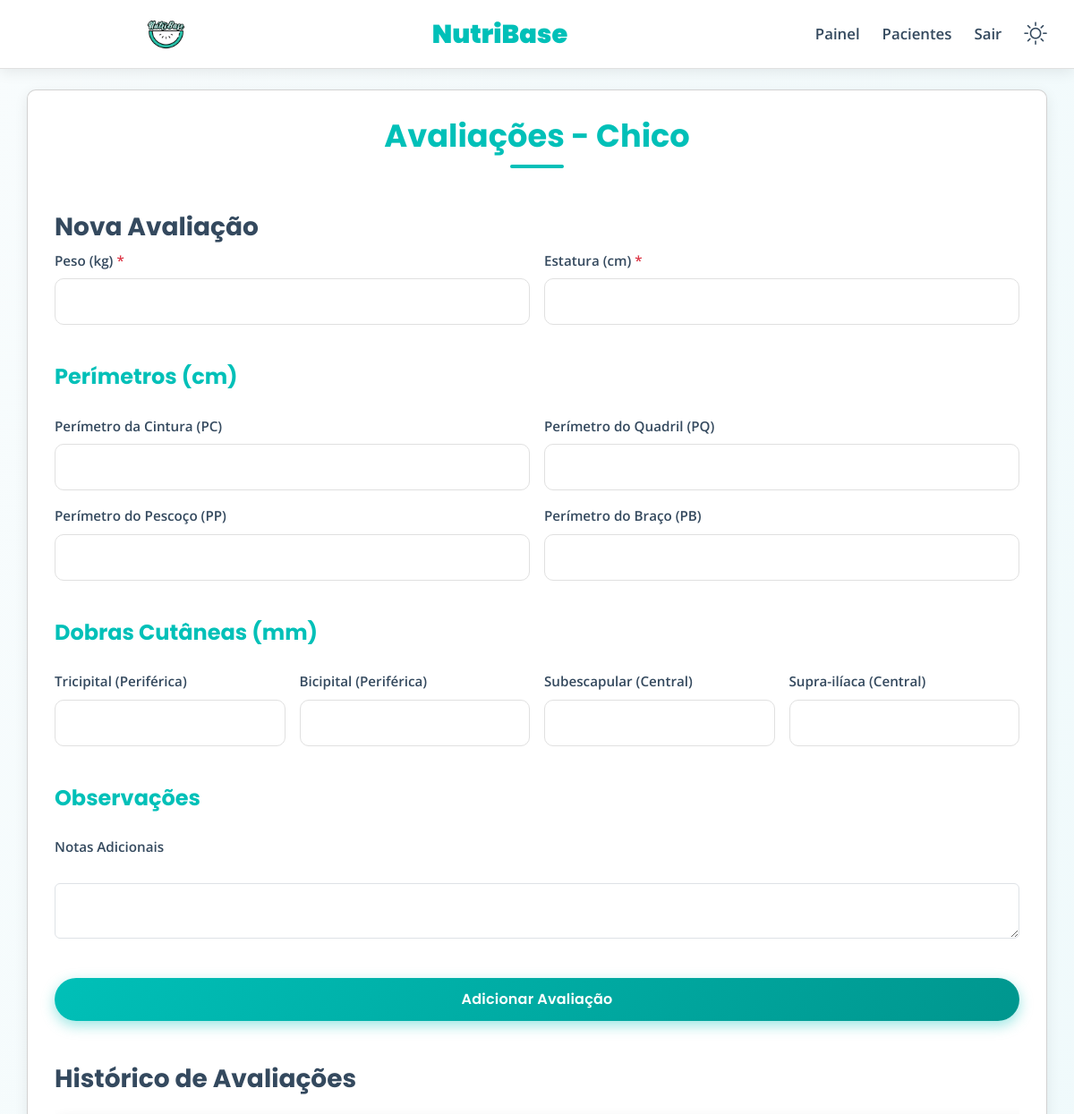
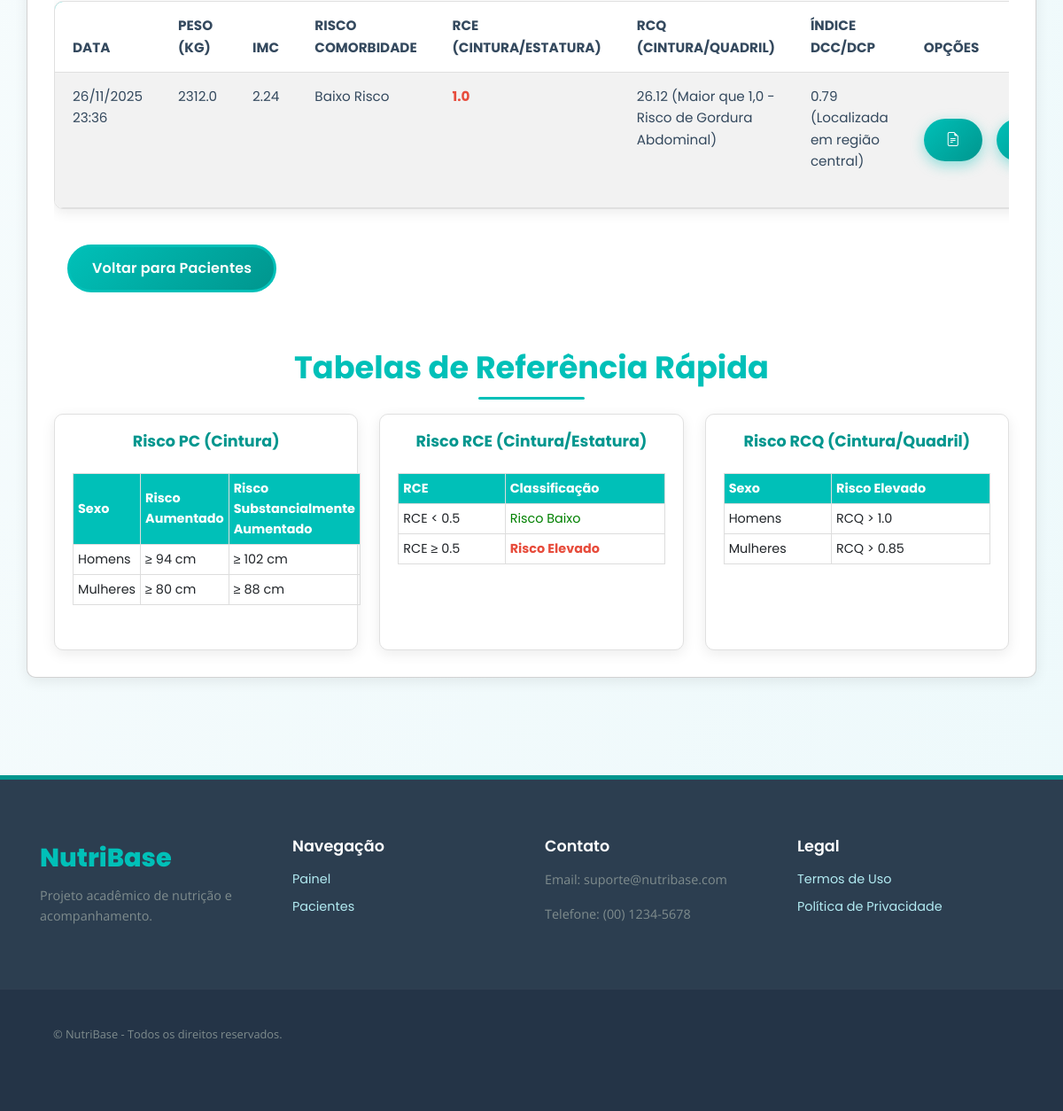
Page /avaliacoes/1 (signed in) on the committed database (2 pictures, top to bottom).
### models/paciente.py (models this page shows)
class Paciente(db.Model):
    __tablename__ = 'paciente'
    id = db.Column(db.Integer, primary_key=True)
    nome = db.Column(db.String(150), nullable=False)
    data_nascimento = db.Column(db.String(20))
    sexo = db.Column(db.String(10))
    contato = db.Column(db.String(120))
    objetivo = db.Column(db.String(200))
    historico = db.Column(db.Text)
    usuario_id = db.Column(db.Integer, db.ForeignKey('usuario.id'), nullable=False)
    avaliacoes = db.relationship('Avaliacao', backref='paciente', lazy=True)

### models/avaliacao.py (models this page shows, shortened)
class Avaliacao(db.Model):
    __tablename__ = 'avaliacao'
    id = db.Column(db.Integer, primary_key=True)
    data = db.Column(db.DateTime, default=func.now(), nullable=False)
    peso = db.Column(db.Float, nullable=False) # Kg
    altura = db.Column(db.Float, nullable=False) # cm
    perim_cintura = db.Column(db.Float) # PC
    perim_quadril = db.Column(db.Float) # PQ
    perim_pescoco = db.Column(db.Float) # PP
    perim_braco = db.Column(db.Float) # PB
    dc_tricipital = db.Column(db.Float)
    dc_bicipital = db.Column(db.Float)
    dc_subescapular = db.Column(db.Float)
    dc_suprailiaca = db.Column(db.Float)
    observacoes = db.Column(db.Text)
    paciente_id = db.Column(
        db.Integer,
        db.ForeignKey('paciente.id', ondelete='CASCADE'),
        nullable=False
    )
    @property
    def imc(self):
        if self.peso and self.altura:
            altura_m = self.altura / 100.0
            try:
                imc_valor = self.peso / (altura_m ** 2)
                return round(imc_valor, 2)
            except ZeroDivisionError:
                return 0.0
        return 0.0
    @property
    def classificacao_imc_risco(self):
        imc = self.imc
        if imc < 18.5: return "Baixo Risco"
    @property
    def rce(self):
        if self.perim_cintura and self.altura:
            rce_valor = self.perim_cintura / self.altura
            return round(rce_valor, 2)
        return 0.0
    @property
    def rcq(self):
        if self.perim_cintura and self.perim_quadril:
            rcq_valor = self.perim_cintura / self.perim_quadril
            return round(rcq_valor, 2)
        return 0.0
    def classificacao_rcq(self, sexo):
        rcq = self.rcq
        if sexo == 'Feminino':
            return "Maior que 0,85 - Risco de Gordura Abdominal" if rcq > 0.85 else "Risco Baixo"
        if sexo == 'Masculino':
            return "Maior que 1,0 - Risco de Gordura Abdominal" if rcq > 1.0 else "Risco Baixo"
        return "Sexo não definido"
    @property
    def soma_dobras_centrais(self):
        return (self.dc_subescapular or 0) + (self.dc_suprailiaca or 0)
    @property
    def soma_dobras_perifericas(self):
        return (self.dc_tricipital or 0) + (self.dc_bicipital or 0)
    @property
    def idc_dcp_dcc(self):
        if self.soma_dobras_centrais > 0:
            idc = self.soma_dobras_perifericas / self.soma_dobras_centrais
            return round(idc, 2)
        return 0.0
    def classificacao_idc(self):
        idc = self.idc_dcp_dcc
        if idc > 1:
            return "Localizada em região periférica"
        if idc < 1:
            return "Localizada em região central"
        return "Distribuição Balanceada"

### routes/avaliacoes.py (the view)
@avaliacoes_bp.route('/<int:paciente_id>', methods=['GET'])
def listar_avaliacoes(paciente_id):
    if not session.get('user_id'):
        return redirect(url_for('usuarios.login_page'))
    paciente = Paciente.query.get_or_404(paciente_id)
    if paciente.usuario_id != session.get('user_id'):
        flash("Acesso negado.", "error")
        return redirect(url_for('pacientes.listar_pacientes'))
    avaliacoes = Avaliacao.query.filter_by(paciente_id=paciente_id).order_by(Avaliacao.data.desc()).all()
    return render_template('avaliacoes.html', paciente=paciente, avaliacoes=avaliacoes)

### templates/avaliacoes.html (shortened to what this page needs)
{% extends 'base.html' %}
{% block content %}
<div class="card">
    <h2 class="section-title">Avaliações - {{ paciente.nome }}</h2>
    <h3 class="mt-4" style="color: var(--text-color);">Nova Avaliação</h3>
    <form method="post" action="{{ url_for('avaliacoes.nova_avaliacao', paciente_id=paciente.id) }}">
        <div class="row g-3">
            <div class="col-md-6">
                <label for="peso">Peso (kg) <span class="text-danger">*</span></label>
                <input step="0.1" name="peso" type="number" id="peso" class="form-control" required>
            </div>
            <div class="col-md-6">
                <label for="altura">Estatura (cm) <span class="text-danger">*</span></label>
                <input step="0.1" name="altura" type="number" id="altura" class="form-control" required>
            </div>
        </div>
        <h4 class="mt-4 mb-2" style="color: var(--primary-blue);">Perímetros (cm)</h4>
        <div class="row g-3">
            <div class="col-md-6">
                <label>Perímetro da Cintura (PC)</label>
                <input step="0.1" name="perim_cintura" type="number" class="form-control">
            </div>
            <div class="col-md-6">
                <label>Perímetro do Quadril (PQ)</label>
                <input step="0.1" name="perim_quadril" type="number" class="form-control">
            </div>
            <div class="col-md-6">
                <label>Perímetro do Pescoço (PP)</label>
                <input step="0.1" name="perim_pescoco" type="number" class="form-control">
            </div>
            <div class="col-md-6">
                <label>Perímetro do Braço (PB)</label>
                <input step="0.1" name="perim_braco" type="number" class="form-control">
            </div>
        </div>
        <h4 class="mt-4 mb-2" style="color: var(--primary-blue);">Dobras Cutâneas (mm)</h4>
        <div class="row g-3">
            <div class="col-md-6 col-lg-3">
                <label>Tricipital (Periférica)</label>
                <input step="0.1" name="dc_tricipital" type="number" class="form-control">
            </div>
            <div class="col-md-6 col-lg-3">
                <label>Bicipital (Periférica)</label>
                <input step="0.1" name="dc_bicipital" type="number" class="form-control">
            </div>
            <div class="col-md-6 col-lg-3">
                <label>Subescapular (Central)</label>
                <input step="0.1" name="dc_subescapular" type="number" class="form-control">
            </div>
            <div class="col-md-6 col-lg-3">
                <label>Supra-ilíaca (Central)</label>
                <input step="0.1" name="dc_suprailiaca" type="number" class="form-control">
            </div>
        </div>
        <h4 class="mt-4 mb-2" style="color: var(--primary-blue);">Observações</h4>
        <label for="observacoes">Notas Adicionais</label>
        <textarea name="observacoes" id="observacoes" class="form-control"></textarea>
        <button class="btn mt-4" type="submit">Adicionar Avaliação</button>
    </form>
    <h3 class="mt-5" style="color: var(--text-color);">Histórico de Avaliações</h3>
    {% if avaliacoes %}
        <div class="table-responsive">
            <table class="table table-striped table-hover mt-3">
                <thead>
                    <tr>
                        <th>Data</th>
                        <th>Peso (kg)</th>
                        <th>IMC</th>
                        <th>Risco Comorbidade</th>
                        <th>RCE (Cintura/Estatura)</th>
                        <th>RCQ (Cintura/Quadril)</th>
                        <th>Índice DCC/DCP</th>
                        <th>Opções</th>
                    </tr>
                </thead>
                <tbody>
                {% for a in avaliacoes %}
                    <tr>
                        <td>{{ a.data.strftime('%d/%m/%Y %H:%M') }}</td>
                        <td>{{ a.peso }}</td>
                        <td>{{ a.imc }}</td>
                        <td>{{ a.classificacao_imc_risco }}</td>
                        <td {% if a.rce >= 0.5 %}style="color: #e74c3c; font-weight: bold;"{% endif %}>
                            {{ a.rce }}
                        </td>
                        <td>
                            {{ a.rcq }} ({{ a.classificacao_rcq(paciente.sexo) }})
                        </td>
                        <td>
                            {{ a.idc_dcp_dcc }} ({{ a.classificacao_idc() }})
                        </td>
                        <td class="d-flex justify-content-start align-items-center gap-2">
                            <a href="{{ url_for('avaliacoes.exibir_avaliacao', id=a.id) }}"
                               class="btn btn-sm btn-action-details"
                               title="Ver relatório detalhado">
                                <i class="bi bi-file-earmark-text"></i>
                            </a>
                            <br>
                            <br>
                            <br>
                            <br>
                            <br>
                            <form method="post" action="{{ url_for('avaliacoes.excluir_avaliacao', id=a.id) }}"
                                  style="display:inline; margin: 0;"
                                  onsubmit="return confirm('Deseja realmente excluir esta avaliação?')">
                                <button class="btn btn-sm btn-action-delete" type="submit" title="Excluir avaliação">
                                </button>
                            </form>
                        </td>
                    </tr>
                {% endfor %}
                </tbody>
            </table>
        </div>
    {% else %}
        <p>Nenhuma avaliação cadastrada para {{ paciente.nome }}.</p>
    {% endif %}
    <p class="mt-4"><a class="btn btn-secondary" href="{{ url_for('pacientes.listar_pacientes') }}">Voltar para Pacientes</a></p>
    <h4 class="mt-5 mb-3 section-title">Tabelas de Referência Rápida</h4>
    <div class="row g-4 justify-content-center">
        <div class="col-md-6 col-lg-4">
            <div class="card ref-card">
                <h5>Risco PC (Cintura)</h5>
                <table style="width: 100%; border-collapse: collapse; margin-top: 10px; font-size: 0.9em;">
                    <thead style="background-color: var(--primary-blue); color: white;">
                        <tr><th style="padding: 5px; border: 1px solid #ddd;">Sexo</th><th style="padding: 5px; border: 1px solid #ddd;">Risco Aumentado</th><th style="padding: 5px; border: 1px solid #ddd;">Risco Substancialmente Aumentado</th></tr>
                    </thead>
                    <tbody>
                        <tr><td style="padding: 5px; border: 1px solid #ddd;">Homens</td><td style="padding: 5px; border: 1px solid #ddd;">≥ 94 cm</td><td style="padding: 5px; border: 1px solid #ddd;">≥ 102 cm</td></tr>
                        <tr><td style="padding: 5px; border: 1px solid #ddd;">Mulheres</td><td style="padding: 5px; border: 1px solid #ddd;">≥ 80 cm</td><td style="padding: 5px; border: 1px solid #ddd;">≥ 88 cm</td></tr>
                    </tbody>
                </table>
            </div>
        </div>
        <div class="col-md-6 col-lg-4">
            <div class="card ref-card">
                <h5>Risco RCE (Cintura/Estatura)</h5>
                <table style="width: 100%; border-collapse: collapse; margin-top: 10px; font-size: 0.9em;">
                    <thead style="background-color: var(--primary-blue); color: white;">
                        <tr><th style="padding: 5px; border: 1px solid #ddd;">RCE</th><th style="padding: 5px; border: 1px solid #ddd;">Classificação</th></tr>
                    </thead>
                    <tbody>
                        <tr><td style="padding: 5px; border: 1px solid #ddd;">RCE < 0.5</td><td style="padding: 5px; border: 1px solid #ddd; color: green;">Risco Baixo</td></tr>
                        <tr><td style="padding: 5px; border: 1px solid #ddd;">RCE ≥ 0.5</td><td style="padding: 5px; border: 1px solid #ddd; color: #e74c3c; font-weight: bold;">Risco Elevado</td></tr>
                    </tbody>
                </table>
            </div>
        </div>
        <div class="col-md-6 col-lg-4">
            <div class="card ref-card">
                <h5>Risco RCQ (Cintura/Quadril)</h5>
                <table style="width: 100%; border-collapse: collapse; margin-top: 10px; font-size: 0.9em;">
                    <thead style="background-color: var(--primary-blue); color: white;">
                        <tr><th style="padding: 5px; border: 1px solid #ddd;">Sexo</th><th style="padding: 5px; border: 1px solid #ddd;">Risco Elevado</th></tr>
                    </thead>
                    <tbody>
                        <tr><td style="padding: 5px; border: 1px solid #ddd;">Homens</td><td style="padding: 5px; border: 1px solid #ddd;">RCQ > 1.0</td></tr>
                        <tr><td style="padding: 5px; border: 1px solid #ddd;">Mulheres</td><td style="padding: 5px; border: 1px solid #ddd;">RCQ > 0.85</td></tr>
                    </tbody>
                </table>
            </div>
        </div>
    </div>
</div>
{% endblock %}

### rows in the picture
Paciente: nome "Chico"
Avaliacao: data "26/11/2025 23:36", peso "2312.0", imc "2.24", classificacao_imc_risco "Baixo Risco", rce "1.0", rcq "26.12", classificacao_rcq "Maior que 1,0 - Risco de Gordura Abdominal", idc_dcp_dcc "0.79", classificacao_idc "Localizada em região central"
